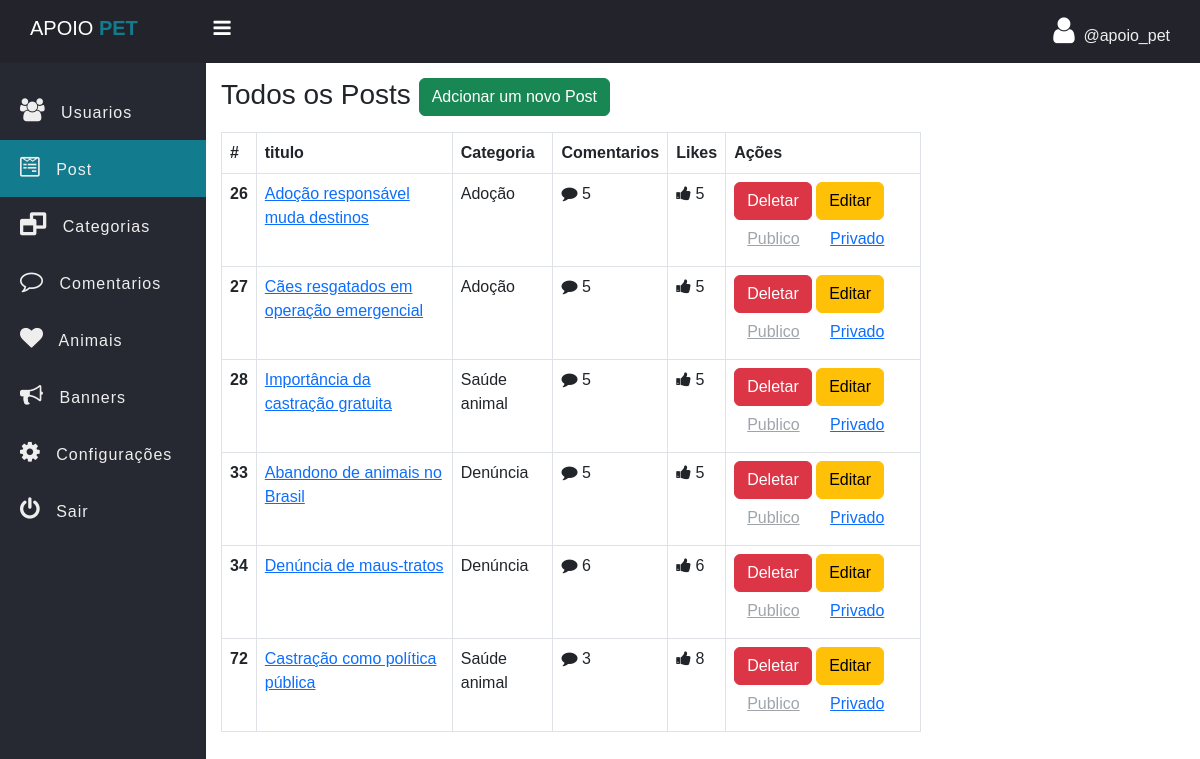
Screenshot of /admin/Post.php (signed in) with the database file from the repository.
### tables this page shows
CREATE TABLE `post` (
  `post_id` int(11) NOT NULL,
  `post_title` varchar(127) NOT NULL,
  `post_text` text NOT NULL,
  `category` int(11) NOT NULL,
  `publish` int(2) NOT NULL DEFAULT 1,
  `cover_url` varchar(255) NOT NULL DEFAULT 'default.jpg',
  `crated_at` datetime NOT NULL DEFAULT current_timestamp()
);

CREATE TABLE `category` (
  `id` int(11) NOT NULL,
  `category` varchar(127) NOT NULL
);

### admin/data/Post.php (called while the page is built, shortened)
<?php
function getAllDeep($conn){
   $sql = "SELECT * FROM post";
   $stmt = $conn->prepare($sql);
   $stmt->execute();
   if($stmt->rowCount() >= 1){
         $data = $stmt->fetchAll();
         return $data;
   }else {
       return 0;
   }
}
function getCategoryById($conn, $id){
   $sql = "SELECT * FROM category WHERE id=?";
   $stmt = $conn->prepare($sql);
   $stmt->execute([$id]);
   $data = $stmt->fetch(PDO::FETCH_ASSOC);
   return $data ? $data : null;
}

### admin/data/Comment.php (called while the page is built, shortened)
<?php
function CountByPostID($conn, $id){
   $sql = "SELECT COUNT(*) as total FROM comment WHERE post_id=?";
   $stmt = $conn->prepare($sql);
   $stmt->execute([$id]);
   return $stmt->fetch(PDO::FETCH_ASSOC)['total'];
}
function likeCountByPostID($conn, $id){
   $sql = "SELECT COUNT(*) as total FROM post_like WHERE post_id=?";
   $stmt = $conn->prepare($sql);
   $stmt->execute([$id]);
   return $stmt->fetch(PDO::FETCH_ASSOC)['total'];
}

### admin/Post.php (the view, shortened to what this page needs)
<?php
if (isset($_SESSION['admin_id']) && isset($_SESSION['username'])) {
?>
	<!DOCTYPE html>
	<html>
	<head>
		<link rel="stylesheet" href="https://stackpath.bootstrapcdn.com/font-awesome/4.7.0/css/font-awesome.min.css">
		<link href="https://cdn.jsdelivr.net/npm/bootstrap@5.3.0/dist/css/bootstrap.min.css" rel="stylesheet">
		<link rel="stylesheet" href="../assets/CSS/side-bar.css">
		<link rel="stylesheet" href="../assets/CSS/style.css">
	</head>
	<body>
		<?php
		include "inc/side-nav.php";
		include_once("data/Post.php");
		include_once("data/Comment.php");
		include_once("../db_conn.php");
		$posts = getAllDeep($conn);
		?>
		<div class="main-table">
			<h3 class="mb-3">Todos os Posts
				<a href="post-add.php" class="btn btn-success">Adcionar um novo Post</a>
			</h3>
			<?php if ($posts != 0) { ?>
				<table class="table t1 table-bordered">
					<thead>
						<tr>
							<th scope="col">#</th>
							<th>titulo</th>
							<th>Categoria</th>
							<th>Comentarios</th>
							<th>Likes</th>
							<th>Ações</th>
						</tr>
					</thead>
					<tbody>
						<?php foreach ($posts as $post) {
							$category = getCategoryById($conn, $post['category']);
						?>
							<tr>
								<th scope="row"><?= $post['post_id'] ?></th>
								<td><a href="single_post.php?post_id=<?= $post['post_id'] ?>"><?= $post['post_title'] ?></a></td>
								<td>
									<?= isset($category['category']) ? $category['category'] : 'Sem categoria' ?>
								</td>
								<td>
									<i class="fa fa-comment" aria-hidden="true"></i>
									<?php
									echo CountByPostID($conn, $post['post_id']);
									?>
								</td>
								<td>
									<i class="fa fa-thumbs-up" aria-hidden="true"></i>
									<?php
									echo likeCountByPostID($conn, $post['post_id']);
									?>
								</td>
								<td>
									<a href="post-delete.php?post_id=<?= $post['post_id'] ?>" class="btn btn-danger">Deletar</a>
									<a href="post-edit.php?post_id=<?= $post['post_id'] ?>" class="btn btn-warning">Editar</a>
									<?php
									if ($post['publish'] == 1) {
									?>
										<a href="post-publish.php?post_id=<?= $post['post_id'] ?>&publish=1" class="btn btn-link disabled">Publico</a>
										<a href="post-publish.php?post_id=<?= $post['post_id'] ?>&publish=0" class="btn btn-link ">Privado</a>
									<?php } else { ?>
										<a href="post-publish.php?post_id=<?= $post['post_id'] ?>&publish=1" class="btn btn-link ">Publico</a>
										<a href="post-publish.php?post_id=<?= $post['post_id'] ?>&publish=0" class="btn btn-link disabled">Privado</a>
									<?php } ?>
								</td>
							</tr>
						<?php } ?>
					</tbody>
				</table>
			<?php } else { ?>
				<div class="alert alert-warning">
					Nenhuma publicação disponíve
				</div>
			<?php } ?>
		</div>
		</section>
		</div>
	</body>
	</html>
<?php } else {
	header("Location: ../admin-login.php");
	exit;
} ?>

### assets/CSS/side-bar.css (style rules this page uses)
* { padding: 0; margin: 0; box-sizing: border-box; font-family: arial, sans-serif; }

### assets/CSS/style.css (style rules this page uses)
.main-table { width: 90%; max-width: 700px; }

### rows the page displays
post: post_id "26", post_title "Adoção responsável muda destinos", category.category "Adoção", post_id "5"
post: post_id "27", post_title "Cães resgatados em operação emergencial", category.category "Adoção", post_id "5"
post: post_id "28", post_title "Importância da castração gratuita", category.category "Saúde animal", post_id "5"
post: post_id "33", post_title "Abandono de animais no Brasil", category.category "Denúncia", post_id "5"
post: post_id "34", post_title "Denúncia de maus-tratos", category.category "Denúncia", post_id "6"
post: post_id "72", post_title "Castração como política pública", category.category "Saúde animal", post_id "3", post_id "8"

### other values shown
$_SESSION['username'] "apoio_pet"
